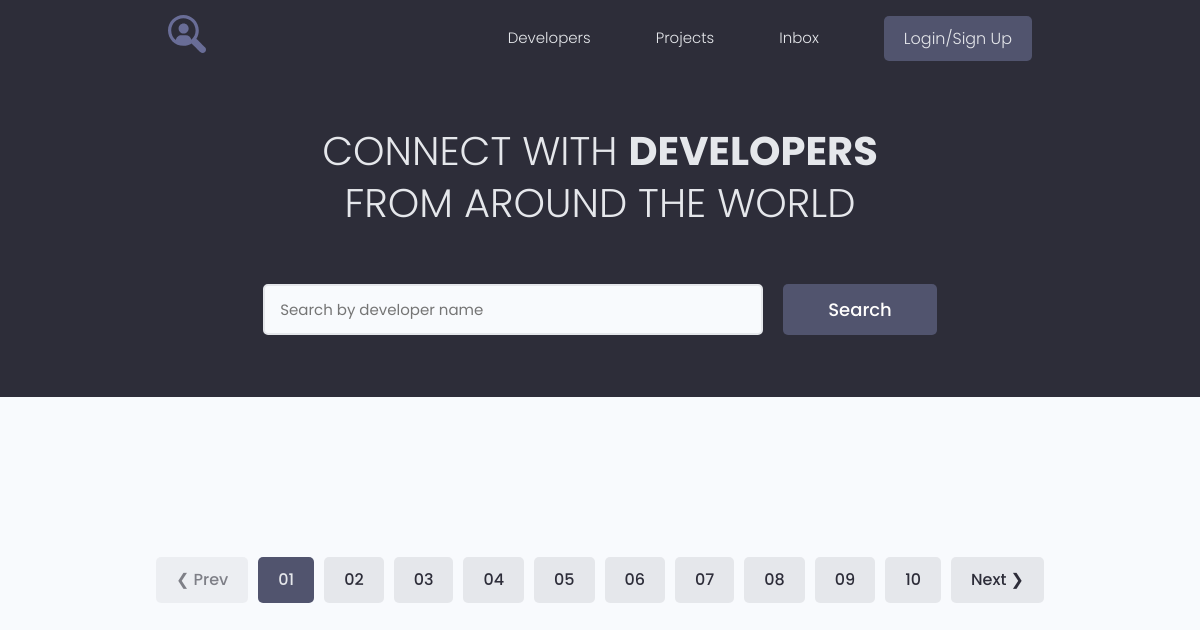
The app's page /, older data.
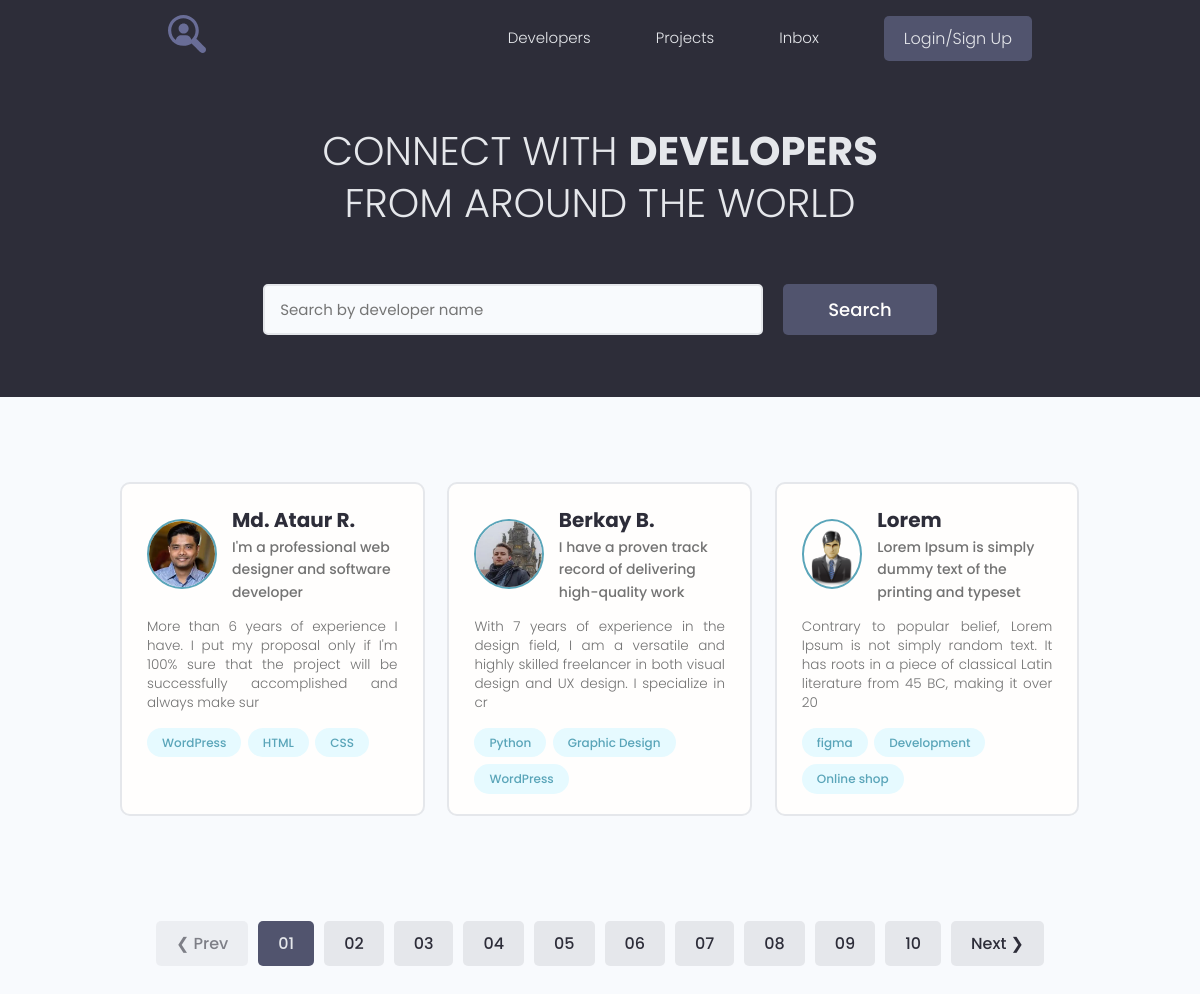
The same page, newer data.
### users/models.py (models this page shows, shortened)
class Profile(models.Model):
    user = models.OneToOneField(User, on_delete=models.CASCADE, null=True, blank=True)
    name = models.CharField(max_length=200, null=True, blank=True)
    email = models.EmailField(max_length=500, null=True, blank=True)
    username = models.CharField(max_length=200, null=True, blank=True)
    short_info = models.CharField(max_length=200, null=True, blank=True)
    bio = models.TextField(null=True, blank=True)
    profile_image = models.ImageField(null=True, blank=True, upload_to='profiles/', default='profiles/user-default.png')
    social_github = models.CharField(max_length=200, null=True, blank=True)
    social_youtube = models.CharField(max_length=200, null=True, blank=True)
    social_website = models.CharField(max_length=200, null=True, blank=True)
    created = models.DateTimeField(auto_now_add=True)

class Skill(models.Model):
    owner = models.ForeignKey(Profile, on_delete=models.CASCADE, null=True, blank=True)
    name = models.CharField(max_length=200, null=True, blank=True)
    description = models.TextField(null=True, blank=True)
    created = models.DateTimeField(auto_now_add=True)
    def __str__(self):
        return f"{self.name}"

### users/views.py (the view)
# urls.py: path("", views.profiles, name="profiles"),
def profiles(request):
    prof = Profile.objects.all()
    context = {
        'profiles': prof
    }
    return render(request, 'users/index.html', context)

### users/templates/users/index.html (shortened to what this page needs)
{% extends 'projects/base.html' %}
{% block content %}
  <main class="home">
    <section class="hero-section text-center">
      <div class="container container--narrow">
        <div class="hero-section__box">
          <h2>CONNECT WITH <span>DEVELOPERS</span></h2>
          <h2>FROM AROUND THE WORLD</h2>
        </div>
        <div class="hero-section__search">
          <form class="form" action="#" method="get">
            <div class="form__field">
              <input class="input input--text" id="formInput#search" type="text" name="text"
                placeholder="Search by developer name" />
            </div>
            <input class="btn btn--sub btn--lg" type="submit" value="Search" />
          </form>
        </div>
      </div>
    </section>
    <section class="devlist">
      <div class="container">
        <div class="grid grid--three">
          {% for profile in profiles %}
          <div class="column card">
            <div class="dev">
              <a href="{% url 'user_profile' profile.id %}" class="card__body">
                <div class="dev__profile">
                  <img class="avatar avatar--md" src="{{ profile.profile_image.url }}" alt="image" />
                  <div class="dev__meta">
                    <h3>{{ profile.name }}</h3>
                    <h5>{{ profile.short_info|slice:"60" }}</h5>
                  </div>
                </div>
                <p class="dev__info">
                  {{ profile.bio|slice:"150" }}
                </p>
                <div class="dev__skills">
                  {% for skill in profile.skill_set.all|slice:"3" %}
                  <span class="tag tag--pill tag--main">
                    <small>{{ skill }}</small>
                  </span>
                  {% endfor %}
                </div>
              </a>
            </div>
          </div>
          {% endfor %}
        </div>
      </div>
    </section>
    <div class="pagination">
      <ul class="container">
        <li><a href="#" class="btn btn--disabled">&#10094; Prev</a></li>
        <li><a href="#" class="btn btn--sub">01</a></li>
        <li><a href="#" class="btn">02</a></li>
        <li><a href="#" class="btn">03</a></li>
        <li><a href="#" class="btn">04</a></li>
        <li><a href="#" class="btn">05</a></li>
        <li><a href="#" class="btn">06</a></li>
        <li><a href="#" class="btn">07</a></li>
        <li><a href="#" class="btn">08</a></li>
        <li><a href="#" class="btn">09</a></li>
        <li><a href="#" class="btn">10</a></li>
        <li><a href="#" class="btn">Next &#10095;</a></li>
      </ul>
    </div>
  </main>
{% endblock %}

### projects/templates/projects/base.html (shortened to what this page needs)
{% load static %}
<!DOCTYPE html>
<html lang="en">
<head>
    <link rel="stylesheet" href="https://maxcdn.bootstrapcdn.com/font-awesome/4.5.0/css/font-awesome.min.css">
    <link rel="stylesheet" href="{% static 'uikit/styles/uikit.css' %}"/>
    <link rel="stylesheet" href="{% static 'styles/app.css' %}"/>
</head>
<body>
{% include 'projects/navbar.html' %}
{% block content %}
{% endblock %}
</body>
</html>

### projects/templates/projects/navbar.html (shortened to what this page needs)
{% load static %}
<header class="header">
    <div class="container container--narrow">
        <a href="{% url 'profiles' %}" class="header__logo">
            <img src="{% static 'images/logo.svg' %}" alt="DevSearch Logo"/>
        </a>
        <nav class="header__nav">
            <ul class="header__menu">
                <li class="header__menuItem"><a href="{% url 'profiles' %}">Developers</a></li>
                <li class="header__menuItem"><a href="{% url 'projects' %}">Projects</a></li>
                <li class="header__menuItem"><a href="">Inbox</a></li>
                {% if request.user.is_authenticated %}
                <li class="header__menuItem"><a href="{% url 'account' %}">Account</a></li>
                <li class="header__menuItem"><a href="{% url 'create_project' %}">Add Projects</a></li>
                <li class="header__menuItem"><a href="{% url 'logout' %}" class="btn btn--sub">Logout</a></li>
                {% else %}
                <li class="header__menuItem"><a href="{% url 'login' %}" class="btn btn--sub">Login/Sign Up</a></li>
                {% endif %}
            </ul>
        </nav>
    </div>
</header>

### projects/static/styles/app.css (style rules this page uses)
:root { --color-sub: #2d2d39; }
.btn--sub { background-color: var(--color-sub-light); }
.card { border: 2px solid var(--color-light); }
img { width: 100%; }
.header { position: sticky; z-index: 111; background-color: var(--color-sub); padding: 1.5rem 0; }
.header > .container { display: flex; justify-content: space-between; align-items: center; }
.header__logo > img { height: 3.8rem; }
.header__nav > ul { display: inline-flex; align-items: center; list-style: none; gap: 6.5rem; }
.header__menuItem > a { color: var(--color-light); font-weight: 300; }
.hero-section { height: 40vh; display: flex; align-items: center; background-color: var(--color-sub); }
.hero-section__box { margin-bottom: 4rem; }
.hero-section__box > h2, .hero-section__box > h2 > span { font-size: 4rem; color: var(--color-light); line-height: 1.3; text-transform: uppercase; }
.hero-section__box > h2 { font-weight: 300; }
.hero-section__box > h2 > span { font-weight: 700; }
.hero-section__search > .form { display: flex; align-items: center; justify-content: center; gap: 2rem; }
.hero-section__search > .form input.input--text { width: 50rem; }
.devlist { margin-top: 8rem; }
.devlist .grid { align-items: stretch; }
.devlist .dev .dev__profile { display: flex; align-items: center; gap: 1.5rem; }
.devlist .dev .dev__meta h3 { color: var(--color-sub); font-size: 2rem; font-weight: 700; }
.devlist .dev .dev__meta h5 { color: var(--color-text); font-size: 1.4rem; font-weight: 500; }
.devlist .dev .dev__info { margin: 1.5rem 0; font-size: 1.35rem; line-height: 1.4; text-align: justify; }
.pagination { margin-top: 8rem; margin-bottom: 10rem; }
.pagination > ul { flex-wrap: wrap; list-style: none; display: flex; align-items: center; justify-content: center; gap: 1rem; }
.pagination .btn { color: var(--color-sub); }
.pagination .btn.btn--sub { color: var(--color-light); }

### projects/static/uikit/styles/modules/_variables.css (style rules this page uses)
:root { --color-main: #5aa5b9; --color-main-light: #e6faff; --color-sub: #3f4156; --color-sub-light: #51546e; --color-sub-lighter: #ededfd; --color-text: #737373; --color-gray: #8b8b8b; --color-light: #e5e7eb; --color-light-gray: #767676; --color-bg: #f8fafd; --color-white: #fffefd; --color-white-light: #f3f3f3; --color-success: #359e64; --color-success-bg: #def8e8; --color-error: #fc4b0b; --color-error-bg: #fff2ee; --font-base: 'Poppins', arial, helvetica, 'Segoe UI', roboto, ubuntu, sans-serif; --font-monospace: 'Fira Code', 'Courier New', courier, monospace; --font-regular: 300; --font-medium: 500; --font-bold: 700; --generic-shadow: 1px 1px 5px #00000010; --generic-transition: all 0.3s ease-in-out; }

### projects/static/uikit/styles/modules/_base.css (style rules this page uses)
* { margin: 0; padding: 0; box-sizing: border-box; text-rendering: optimizeLegibility; color: inherit; font-size: inherit; }
html { font-size: 50%; }
@media only screen and (min-width: 480px) { html { font-size: 56.25%; } }
@media only screen and (min-width: 1200px) { html { font-size: 62.5%; } }
body { line-height: 1.6; font-weight: 400; font-size: 1.5rem; color: var(--color-text); background-color: var(--color-bg); min-height: 100vh; }

### projects/static/uikit/styles/modules/_typography.css (style rules this page uses)
* { font-family: var(--font-base); }
h2 { font-size: 3.6rem; font-weight: var(--font-bold); }
h3 { font-size: 3.2rem; font-weight: var(--font-medium); }
h5 { font-size: 2.4rem; font-weight: var(--font-medium); }
h5, h6 { font-weight: var(--font-regular); }
p, span, strong { font-size: 1.6rem; color: var(--color-text); font-weight: var(--font-regular); }
a { padding-bottom: 2px; text-decoration: none; display: inline-block; color: var(--color-main); font-weight: var(--font-medium); }

### projects/static/uikit/styles/modules/_utilities.css (style rules this page uses)
.container { width: 92%; max-width: 165rem; margin: 0 auto; box-sizing: border-box; }
.container--narrow { width: 92%; max-width: 120rem; }
@media screen and (min-width: 1000px) { .container { width: 90%; } }
@media screen and (min-width: 1000px) { .container--narrow { width: 85%; } }
@media screen and (min-width: 1200px) { .container { width: 80%; } }
@media screen and (min-width: 1200px) { .container--narrow { width: 72%; } }
.text-center { text-align: center; }

### projects/static/uikit/styles/modules/_avatar.css (style rules this page uses)
.avatar { border-radius: 50%; border: 2px solid var(--color-main); object-fit: cover; }
.avatar--md { height: 7rem; width: 7rem; }

### projects/static/uikit/styles/modules/_card.css (style rules this page uses)
.card { border-radius: 1rem; background-color: var(--color-white); border: 1.5px solid var(--color-light); width: auto; height: auto; margin-top: 0.5rem; margin-bottom: 0.5rem; overflow: hidden; }
.card__body, .card__header { padding: 2rem 2.5rem; }

Row changes from the older to the newer data that the page shows:
added Profile: profile_image (picture), name "Md. Ataur R.", short_info "I'm a professional web designer and software developer", bio "More than 6 years of experience I have. I put my proposal only if I'm 100% sure that the project will be successfully accomplished and always make sur"
added Skill: name "WordPress", shown under "Md. Ataur R."
added Skill: name "HTML", shown under "Md. Ataur R."
added Skill: name "CSS", shown under "Md. Ataur R."
added Profile: profile_image (picture), name "Berkay B.", short_info "I have a proven track record of delivering high-quality work", bio "With 7 years of experience in the design field, I am a versatile and highly skilled freelancer in both visual design and UX design. I specialize in cr"
added Skill: name "Python", shown under "Berkay B."
added Skill: name "Graphic Design", shown under "Berkay B."
added Skill: name "WordPress", shown under "Berkay B."
added Profile: profile_image (placeholder picture), name "Lorem", short_info "Lorem Ipsum is simply dummy text of the printing and typeset", bio "Contrary to popular belief, Lorem Ipsum is not simply random text. It has roots in a piece of classical Latin literature from 45 BC, making it over 20"
added Skill: name "figma", shown under "Lorem"
added Skill: name "Development", shown under "Lorem"
added Skill: name "Online shop", shown under "Lorem"
